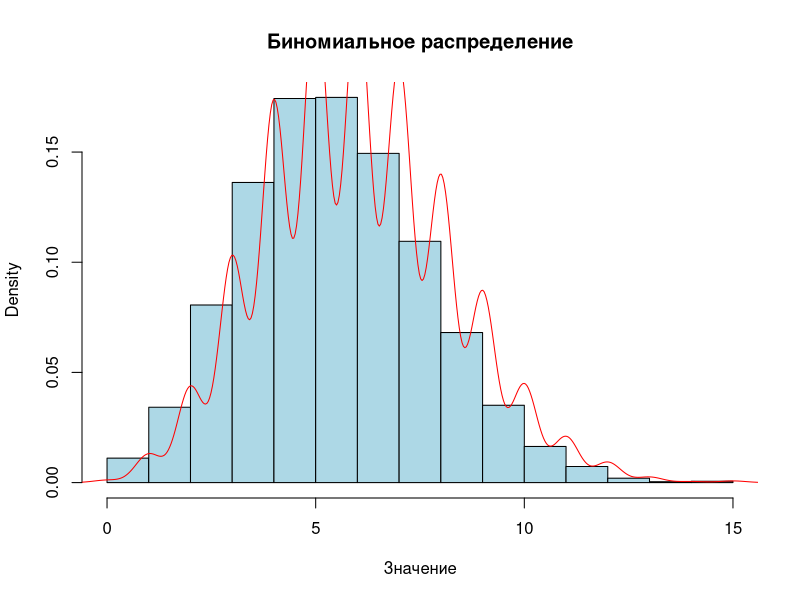
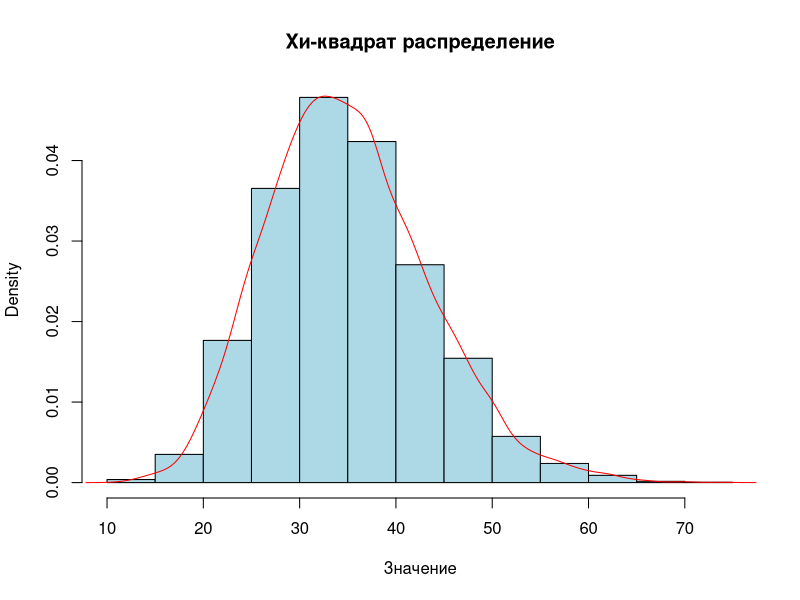
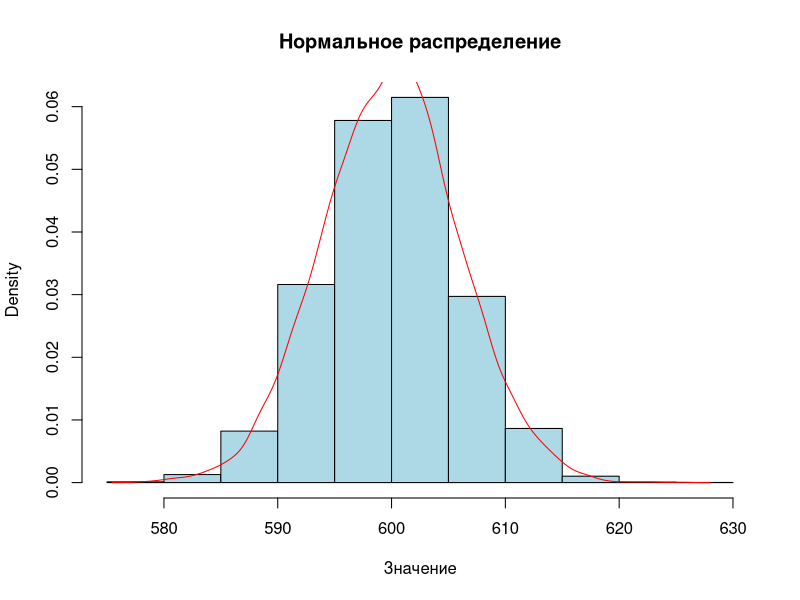

Write R code to recreate these figures, in order.
## ---- chunk 1
# * Статистика

# Биноминальное распредление

k <- 6  # мой порядковый номер в группе
n <- 30 # количество студентов в группе

p    <- k / n
size <- n

binom_data <- rbinom(10000, size = size, prob = p)

binom_mean   <- mean(binom_data)
binom_var    <- var(binom_data)
binom_sd     <- sd(binom_data)
binom_mode   <- as.numeric(names(sort(table(binom_data), decreasing = TRUE)[1]))
binom_median <- median(binom_data)

cat("Биномиальное распределение:\n")
cat("Мат. ожидание:", binom_mean, "\nДисперсия:", binom_var, "\nСтандартное отклонение:", binom_sd,
    "\nМода:", binom_mode, "\nМедиана:", binom_median, "\n\n")

hist(binom_data, probability = TRUE, main = "Биномиальное распределение", xlab = "Значение", col = "lightblue")
lines(density(binom_data), col = "red")

'---'

# Хи-квадрат распределение
df       <- (n - 1) + k
chi_data <- rchisq(10000, df = df)

chi_mean   <- mean(chi_data)
chi_var    <- var(chi_data)
chi_sd     <- sd(chi_data)
chi_mode   <- df - 2
chi_median <- qchisq(0.5, df)

cat("Хи-квадрат распределение:\n")
cat("Мат. ожидание:", chi_mean, "\nДисперсия:", chi_var, "\nСтандартное отклонение:", chi_sd,
    "\nМода:", chi_mode, "\nМедиана:", chi_median, "\n\n")

hist(chi_data, probability = TRUE, main = "Хи-квадрат распределение", xlab = "Значение", col = "lightblue")
lines(density(chi_data), col = "red")

'---'

# Нормальное распределение
m     <- k * 100
sigma <- sqrt(n + k)

norm_data   <- rnorm(10000, mean = m, sd = sigma)
norm_mean   <- mean(norm_data)
norm_var    <- var(norm_data)
norm_sd     <- sd(norm_data)
norm_mode   <- m # У нормального распрделения мода совпадает математичексим ожиданием
norm_median <- median(norm_data)

cat("Нормальное распределение:\n")
cat("Мат. ожидание:", norm_mean, "\nДисперсия:", norm_var, "\nСтандартное отклонение:", norm_sd,
    "\nМода:", norm_mode, "\nМедиана:", norm_median, "\n\n")

hist(norm_data, probability = TRUE, main = "Нормальное распределение", xlab = "Значение", col = "lightblue")
lines(density(norm_data), col = "red")

'---'

# * Теория вероятности (задачки)

# Компания, сдающая машины в прокат, владеет 60 автомобилями, 35 из
# них фирменной расцветки. Известно, что 5 автомобилей в данный момент
# находятся в ремонте. Найти вероятность того, что

total_cars   <- 60       # Общее количество автомобилей
branded_cars <- 35       # Число фирменных автомобилей
repair_cars  <- 5        # Число автомобилей в ремонте

p <- branded_cars / total_cars # Вероятность, что автомобиль фирменной расцветки

# Вероятность того, что ровно два автомобиля в ремонте фирменной расцветки
x                <- 2
prob_two_branded <- dbinom(x, size = repair_cars, prob = p)

cat("Вероятность того, что ровно два автомобиля из ремонтирующихся — фирменной расцветки:", prob_two_branded, "\n")

# Вероятность того, что хотя бы один из ремонтирующихся автомобилей фирменной расцветки
prob_at_least_one <- 1 - dbinom(0, size = repair_cars, prob = p)

cat("Вероятность того, что хотя бы один из ремонтирующихся автомобилей — фирменной расцветки:", prob_at_least_one, "\n")

'---'

# Вы решили узнать, есть ли среди ваших однокурсников кто-нибудь, у
# кого день рождения (без учета года) совпадает с вашим.
# Понятно, что если вы узнаете дату др только одного однокурсника, то
# вероятность того, что вы сразу нашли нужного, довольно мала.
# Если вы узнаете дату др двоих однокурсников, то вероятность того, что
# среди них есть нужный, чуть выше. Если бы на курсе училось 100-200-300 человек,
# то вероятность того, что среди них есть хотя бы один с нужной датой
# ДР, должна быть довольно большой.

# Задача связана с парадоксом дней рождения =)
# https://en.wikipedia.org/wiki/Birthday_problem

# Вероятность хотя бы одного совпадения среди 390 человек
n_a               <- 390 # Количество человек
prob_no_match     <- (1 - 1/365) ^ n_a
prob_at_least_one <- 1 - prob_no_match

cat("Вероятность того, что среди 390 человек есть хотя бы один с вашей датой рождения:", prob_at_least_one, "\n")

# Нужно определить минимальное n, чтобы вероятность была больше 0.5
n_b <- 1

while ((1 - (1 - 1/365)^n_b) <= 0.5) {
  n_b <- n_b + 1
}

cat("Минимальное количество человек, чтобы вероятность была больше 0.5:", n_b, "\n")

'---'

# * Покер

# В карточной игре покер игрок получает 5 карт из колоды в 52 карты.
# Задача игрока собрать наиболее сильную комбинацию карт. Комбинации бывают следующие:
# а) пара - две карты одного номинала;
# б) две пары - две карты одного номинала, две карты другого;
# в) тройка - три карты одного номинала;
# г) стрит - пять последовательных по номиналу карт (предполагается, что за тузом по номиналу следует двойка);
# д) флэш - все карты одной масти;
# е) три+два - три карты одного номинала, две карты другого;
# ж) каре - четыре карты одного номинала;
# з) стрит-флэш - пять последовательных по номиналу карт одной масти;
# b) ройал-флэш - туз, король, дама, валет и десятка одной и той же масти

# Найдите вероятность получения каждой из перечисленных комбинаций
# при случайной сдаче карт. Вычислите вероятность того, что не выпадет ни
# одна из вышеперечисленных комбинаций.

# Функция для подсчета факториала
factorial <- function(x) {
  if (x == 0) return(1)
  return(prod(1:x))
}

# Функция для подсчета числа сочетаний C(n, k)
choose <- function(n, k) {
  factorial(n) / (factorial(k) * factorial(n - k))
}

# Общее количество комбинаций
total_combinations <- choose(52, 5)

# Пара (одна пара и три остальные карты разные по номиналу)
pairs <- choose(13, 1) * choose(4, 2) * choose(12, 3) * (choose(4, 1)^3)
prob_pair <- pairs / total_combinations

# Две пары
two_pairs <- choose(13, 2) * (choose(4, 2)^2) * choose(11, 1) * choose(4, 1)
prob_two_pairs <- two_pairs / total_combinations

# Тройка
three_of_a_kind <- choose(13, 1) * choose(4, 3) * choose(12, 2) * (choose(4, 1)^2)
prob_three_of_a_kind <- three_of_a_kind / total_combinations

# Стрит
straights     <- 10 * (choose(4, 1)^5) - 10 * 4  # вычитаем стрит-флэши
prob_straight <- straights / total_combinations

# Флэш
flushes    <- choose(4, 1) * choose(13, 5) - 10  # вычитаем стрит-флэши
prob_flush <- flushes / total_combinations

# Фулл-хаус (три+два)
full_house      <- choose(13, 1) * choose(4, 3) * choose(12, 1) * choose(4, 2)
prob_full_house <- full_house / total_combinations

# Каре
four_of_a_kind      <- choose(13, 1) * choose(4, 4) * choose(12, 1) * choose(4, 1)
prob_four_of_a_kind <- four_of_a_kind / total_combinations

# Стрит-флэш
straight_flushes    <- 10 * choose(4, 1)
prob_straight_flush <- straight_flushes / total_combinations

# Ройал-флэш
royal_flushes    <- 1 * choose(4, 1)
prob_royal_flush <- royal_flushes / total_combinations

prob_none <- 1 - (prob_pair + prob_two_pairs + prob_three_of_a_kind +
                    prob_straight + prob_flush + prob_full_house +
                    prob_four_of_a_kind + prob_straight_flush + prob_royal_flush)

cat("Пара:", prob_pair, "\n")
cat("Две пары:", prob_two_pairs, "\n")
cat("Тройка:", prob_three_of_a_kind, "\n")
cat("Стрит:", prob_straight, "\n")
cat("Флэш:", prob_flush, "\n")
cat("Фулл-хаус:", prob_full_house, "\n")
cat("Каре:", prob_four_of_a_kind, "\n")
cat("Стрит-флэш:", prob_straight_flush, "\n")
cat("Ройал-флэш:", prob_royal_flush, "\n")
cat("Вероятность того, что не выпадет ни одна комбинация:", prob_none, "\n")
